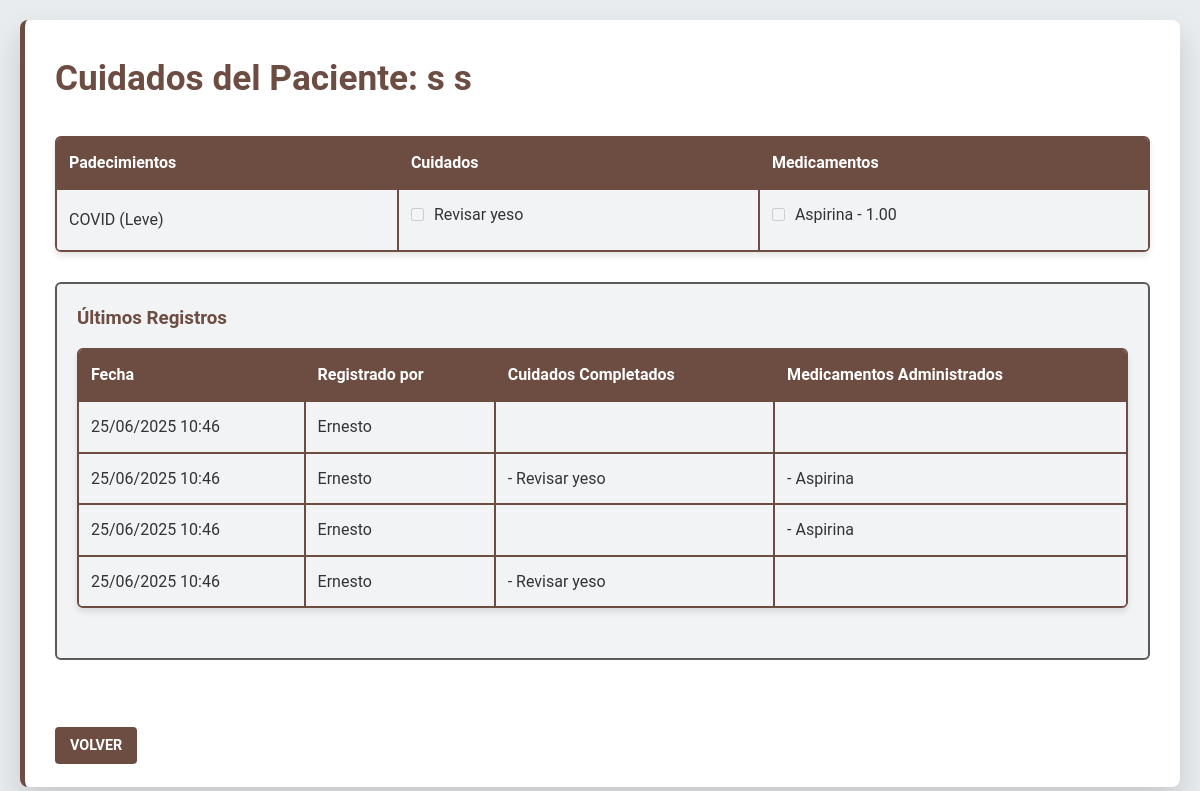
The app's page /doctor/cuidados-pacienteD/48/ (signed in) with its own data.
### usuarioJefa/models.py (models this page shows, shortened)
class Paciente(models.Model):
    SEXO_CHOICES = [
        ('M', 'Masculino'),
        ('F', 'Femenino'),
    ]
    ESTADO_CHOICES = [
        ('ACTIVO', 'Activo'),
        ('INACTIVO', 'Inactivo'),
    ]
    nombres = models.CharField(max_length=100)
    apellidos = models.CharField(max_length=100)
    fecha_nacimiento = models.DateField()
    sexo = models.CharField(max_length=1, choices=SEXO_CHOICES)
    num_seguridad_social = models.CharField(max_length=20, unique=True)
    fecha_ingreso = models.DateTimeField(default=timezone.now)
    estado = models.CharField(max_length=10, choices=ESTADO_CHOICES, default='ACTIVO')
    area = models.ForeignKey('login.AreaEspecialidad', on_delete=models.PROTECT)  # Referenciamos a login.AreaEspecialidad
    doctor_actual = models.ForeignKey(
        Usuarios,
        on_delete=models.SET_NULL,
        null=True,
        related_name='pacientes_doctor',
        limit_choices_to={'tipoUsuario': 'DR'}
    )
    enfermero_actual = models.ForeignKey(
        Usuarios,
        on_delete=models.SET_NULL,
        null=True,
        related_name='pacientes_enfermero',
        limit_choices_to={'tipoUsuario': 'EN'}
    )
    hospital_origen = models.CharField(max_length=200, blank=True, null=True)
    esta_activo = models.BooleanField(default=True)
    fecha_alta = models.DateTimeField(null=True, blank=True)
    numero_ingresos = models.PositiveIntegerField(default=1)

class Medicamento(models.Model):
    nombre = models.CharField(max_length=200)
    gramaje = models.CharField(max_length=50)
    compuestos = models.ManyToManyField(Compuesto)
    cantidad_disponible = models.IntegerField(default=0)
    fecha_actualizacion = models.DateTimeField(auto_now=True)
    class Meta:
        verbose_name = 'Medicamento'
        verbose_name_plural = 'Medicamentos'

### usuarioDoctor/models.py (models this page shows, shortened)
class RecetaPadecimiento(models.Model):
    receta = models.ForeignKey(Receta, on_delete=models.CASCADE, related_name='padecimientos')
    padecimiento = models.ForeignKey(Padecimiento, on_delete=models.PROTECT)
    nivel_gravedad = models.IntegerField(choices=Diagnostico.NIVELES_GRAVEDAD)

class Padecimiento(models.Model):
    nombre = models.CharField(max_length=200)
    descripcion = models.TextField(null=True, blank=True)
    areas = models.ManyToManyField(
        'login.AreaEspecialidad',
        blank=True,
        related_name='padecimientos_relacionados',
        help_text="Áreas hospitalarias donde se maneja este padecimiento"
    )
    fortalezas = models.ManyToManyField(
        'login.Fortaleza',
        blank=True,
        related_name='padecimientos_asociados',
        help_text="Fortalezas de enfermería necesarias para atender este padecimiento"
    )
    activo = models.BooleanField(default=True)
    class Meta:
        ordering = ['nombre']
        verbose_name = 'Padecimiento'
        verbose_name_plural = 'Padecimientos'

class RecetaCuidado(models.Model):
    receta = models.ForeignKey(Receta, on_delete=models.CASCADE, related_name='cuidados')
    cuidado = models.ForeignKey(Cuidado, on_delete=models.PROTECT)
    completado = models.BooleanField(default=False)
    fecha_completado = models.DateTimeField(null=True, blank=True)
    completado_por = models.ForeignKey(
        'login.Usuarios',
        null=True,
        blank=True,
        on_delete=models.SET_NULL,
        limit_choices_to={'tipoUsuario': 'EN'}
    )

class Cuidado(models.Model):
    nombre = models.CharField(max_length=200)
    class Meta:
        verbose_name = 'Cuidado'
        verbose_name_plural = 'Cuidados'

class DetalleReceta(models.Model):
    UNIDADES_MEDIDA = [
        ('TAB', 'Tabletas'),
        ('ML', 'Mililitros'),
        ('MG', 'Miligramos'),
        ('CAP', 'Cápsulas'),
        ('GOT', 'Gotas'),
        ('AMP', 'Ampolletas'),
    ]
    receta = models.ForeignKey(Receta, on_delete=models.CASCADE, related_name='detalles')
    medicamento = models.ForeignKey('usuarioJefa.Medicamento', on_delete=models.PROTECT)
    cantidad_por_toma = models.DecimalField(max_digits=5, decimal_places=2)
    unidad_medida = models.CharField(max_length=3, choices=UNIDADES_MEDIDA)
    frecuencia_horas = models.PositiveIntegerField(help_text="Cada cuántas horas")
    dias_tratamiento = models.PositiveIntegerField()
    instrucciones = models.TextField()
    descripcion_opcional = models.TextField(blank=True)
    hay_existencia = models.BooleanField(default=True)

### usuarioEnfermeria/models.py (models this page shows)
class SeguimientoCuidados(models.Model):
    paciente = models.ForeignKey('usuarioJefa.Paciente', on_delete=models.CASCADE)
    fecha_registro = models.DateTimeField(auto_now_add=True)
    numero_ingreso = models.PositiveIntegerField(default=1)
    registrado_por = models.ForeignKey(
        Usuarios,
        on_delete=models.PROTECT,
        limit_choices_to={'tipoUsuario__in': ['EN', 'JP']}
    )
    class Meta:
        verbose_name = "Seguimiento de Cuidados"
        verbose_name_plural = "Seguimientos de Cuidados"

class RegistroCuidado(models.Model):
    seguimiento = models.ForeignKey(SeguimientoCuidados, on_delete=models.CASCADE)
    cuidado = models.ForeignKey(RecetaCuidado, on_delete=models.CASCADE)
    completado = models.BooleanField(default=False)
    fecha_completado = models.DateTimeField(null=True, blank=True)
    notas = models.TextField(blank=True)

class RegistroMedicamento(models.Model):
    seguimiento = models.ForeignKey(SeguimientoCuidados, on_delete=models.CASCADE)
    medicamento = models.ForeignKey(DetalleReceta, on_delete=models.CASCADE)
    administrado = models.BooleanField(default=False)
    fecha_administracion = models.DateTimeField(null=True, blank=True)
    notas = models.TextField(blank=True)

### login/models.py (models this page shows, shortened)
class Usuarios(AbstractUser):
    jefaPiso = 'JP'
    enfermeria = 'EN'
    doctor = 'DR'
    rolesUsuario = [
        (jefaPiso, 'Jefa de Piso'),
        (enfermeria, 'Enfermería'),
        (doctor, 'Doctor'),
    ]
    tipoUsuario = models.CharField(max_length=2, choices=rolesUsuario, default=enfermeria)
    apellidos = models.CharField(max_length=150)
    edad = models.IntegerField(null=True, blank=True)
    fechaNacimiento = models.DateField(null=True, blank=True)
    areaEspecialidad = models.ForeignKey(AreaEspecialidad, on_delete=models.SET_NULL, null=True, blank=True)
    fortalezas = models.ManyToManyField(Fortaleza, blank=True)
    estaActivo = models.BooleanField(default=True)
    fechaRegistro = models.DateTimeField(default=timezone.now)
    fechaEliminacion = models.DateTimeField(null=True, blank=True)
    cedula = models.CharField(max_length=20, blank=True, null=True)
    telefono = models.CharField(max_length=15, blank=True, null=True)
    direccion = models.TextField(blank=True, null=True)
    primerIngreso = models.BooleanField(default=True)

### usuarioDoctor/views.py (the view)
@login_required
def cuidados_pacienteD(request, paciente_id):  # Cambio de nombre aquí
    if request.user.tipoUsuario != 'DR':
        messages.error(request, 'No tienes permiso para acceder a esta sección')
        return redirect('login')
    paciente = get_object_or_404(Paciente, id=paciente_id)
    if paciente.doctor_actual != request.user:
        messages.error(request, 'No tienes permiso para ver los cuidados de este paciente')
        return redirect('doctor:pacientes_doctor')
    receta_actual = Receta.objects.filter(
        paciente=paciente,
        activa=True
    ).select_related('diagnostico').first()
    context = {
        'paciente': paciente,
        'receta': receta_actual,
        'padecimientos': RecetaPadecimiento.objects.filter(receta=receta_actual).select_related('padecimiento') if receta_actual else None,
        'cuidados': RecetaCuidado.objects.filter(receta=receta_actual).select_related('cuidado') if receta_actual else None,
        'medicamentos': DetalleReceta.objects.filter(receta=receta_actual).select_related('medicamento') if receta_actual else None,
        'registros_recientes': SeguimientoCuidados.objects.filter(
            paciente=paciente
        ).order_by('-fecha_registro')[:5],
        'ultimo_registro': SeguimientoCuidados.objects.filter(
            paciente=paciente
        ).order_by('-fecha_registro').first()
    }
    return render(request, 'usuarioDoctor/cuidados_pacienteD.html', context)

### usuarioDoctor/templates/usuarioDoctor/Cuidados_pacienteD.html (shortened to what this page needs)
<!DOCTYPE html>
<html lang="es">
<head>
</head>
<body>
    <div class="container">
        <div class="header">
            <h1>Cuidados del Paciente: {{ paciente.nombres }} {{ paciente.apellidos }}</h1>
        </div>
        {% if receta %}
            <table class="patients-table">
                <tr>
                    <th>Padecimientos</th>
                    <th>Cuidados</th>
                    <th>Medicamentos</th>
                </tr>
                <tr>
                    <td>
                        {% for padecimiento in padecimientos %}
                            <div>
                                {{ padecimiento.padecimiento.nombre }}
                                ({{ padecimiento.get_nivel_gravedad_display }})
                            </div>
                        {% endfor %}
                    </td>
                    <td>
                        {% for cuidado in cuidados %}
                            <div class="checkbox-container">
                                <input type="checkbox"
                                       disabled
                                       {% if ultimo_registro %}
                                       {% endif %}>
                                <label>{{ cuidado.cuidado.nombre }}</label>
                            </div>
                        {% endfor %}
                    </td>
                    <td>
                        {% for medicamento in medicamentos %}
                            <div class="checkbox-container">
                                <input type="checkbox"
                                       disabled
                                       {% if ultimo_registro %}
                                       {% endif %}>
                                <label>
                                    {{ medicamento.medicamento.nombre }} - {{ medicamento.cantidad_por_toma }}
                                </label>
                            </div>
                        {% endfor %}
                    </td>
                </tr>
            </table>
        {% else %}
        <p>No hay una receta activa para este paciente.</p>
        {% endif %}
        {% if registros_recientes %}
        <div class="recent-records">
            <h3>Últimos Registros</h3>
            <table class="patients-table">
                <tr>
                    <th>Fecha</th>
                    <th>Registrado por</th>
                    <th>Cuidados Completados</th>
                    <th>Medicamentos Administrados</th>
                </tr>
                {% for registro in registros_recientes %}
                <tr>
                    <td>{{ registro.fecha_registro|date:"d/m/Y H:i" }}</td>
                    <td>{{ registro.registrado_por.get_full_name }}</td>
                    <td>
                        {% for cuidado in registro.registrocuidado_set.all %}
                            {% if cuidado.completado %}
                                - {{ cuidado.cuidado.cuidado.nombre }}<br>
                            {% endif %}
                        {% endfor %}
                    </td>
                    <td>
                        {% for medicamento in registro.registromedicamento_set.all %}
                            {% if medicamento.administrado %}
                                - {{ medicamento.medicamento.medicamento.nombre }}<br>
                            {% endif %}
                        {% endfor %}
                    </td>
                </tr>
                {% endfor %}
            </table>
        </div>
        {% endif %}
        <br><br>
        <a href="{% url 'doctor:pacientes_doctor' %}" class="btn">Volver</a>
    </div>
</body>
</html>

### usuarioDoctor/templates/usuarioDoctor/Cuidados_pacienteD.html (style rules this page uses)
:root { --primary-color: #6D4C41; --secondary-color: #8D6E63; --accent-color: #A1887F; --background-color: #E9ECEF; --table-background: #F5F5F5; --text-color: #333333; --white: #FFFFFF; --border-color: #5A5A5A; }
* { margin: 0; padding: 0; box-sizing: border-box; font-family: 'Roboto', 'Arial', sans-serif; }
body { background-color: var(--background-color); color: var(--text-color); line-height: 1.6; padding: 20px; }
.container { background-color: var(--white); border-radius: 8px; box-shadow: 0 15px 30px rgba(0,0,0,0.15); padding: 30px; width: 100%; max-width: 1200px; margin: 0 auto; border-left: 5px solid var(--primary-color); }
.header { display: flex; justify-content: space-between; align-items: center; margin-bottom: 30px; }
.header h1 { font-size: 2.2rem; color: var(--primary-color); font-weight: 700; }
.menu-button, .btn, .action-button { background-color: var(--primary-color); color: var(--white); text-decoration: none; padding: 10px 15px; border-radius: 4px; font-size: 0.9rem; font-weight: 600; text-transform: uppercase; transition: background-color 0.3s ease; border: none; cursor: pointer; }
.patients-table { width: 100%; border-collapse: separate; border-spacing: 0; margin-bottom: 30px; border-radius: 6px; overflow: hidden; box-shadow: 0 4px 6px rgba(0,0,0,0.1); border: 2px solid var(--primary-color); background-color: var(--table-background); }
.patients-table th { background-color: var(--primary-color); color: var(--white); padding: 12px; text-align: left; font-weight: 600; border-bottom: 2px solid var(--primary-color); }
.patients-table td { padding: 12px; border-bottom: 2px solid var(--primary-color); border-right: 2px solid var(--primary-color); background-color: #F1F3F5; }
.patients-table tr:last-child td { border-bottom: none; }
.patients-table td:last-child { border-right: none; }
.patients-table tr:nth-child(even) { background-color: #F6F9F7; }
.checkbox-container { display: flex; align-items: center; margin-bottom: 10px; }
.checkbox-container input[type="checkbox"] { margin-right: 10px; }
.recent-records { background-color: #F1F3F5; border: 2px solid var(--border-color); border-radius: 6px; padding: 20px; margin-bottom: 20px; }
.recent-records h3 { color: var(--primary-color); margin-bottom: 15px; }

### records on screen
Paciente: nombres "s", apellidos "s"
RecetaPadecimiento: padecimiento.nombre "COVID", nivel_gravedad "Leve"
RecetaCuidado: cuidado.nombre "Revisar yeso"
DetalleReceta: medicamento.nombre "Aspirina", cantidad_por_toma "1.00"
SeguimientoCuidados: fecha_registro "25/06/2025 10:46", registrado_por.get_full_name "Ernesto"
SeguimientoCuidados: fecha_registro "25/06/2025 10:46", registrado_por.get_full_name "Ernesto"
RegistroCuidado: cuidado.cuidado.nombre "Revisar yeso"
RegistroMedicamento: medicamento.medicamento.nombre "Aspirina"
SeguimientoCuidados: fecha_registro "25/06/2025 10:46", registrado_por.get_full_name "Ernesto"
RegistroMedicamento: medicamento.medicamento.nombre "Aspirina"
SeguimientoCuidados: fecha_registro "25/06/2025 10:46", registrado_por.get_full_name "Ernesto"
RegistroCuidado: cuidado.cuidado.nombre "Revisar yeso"
